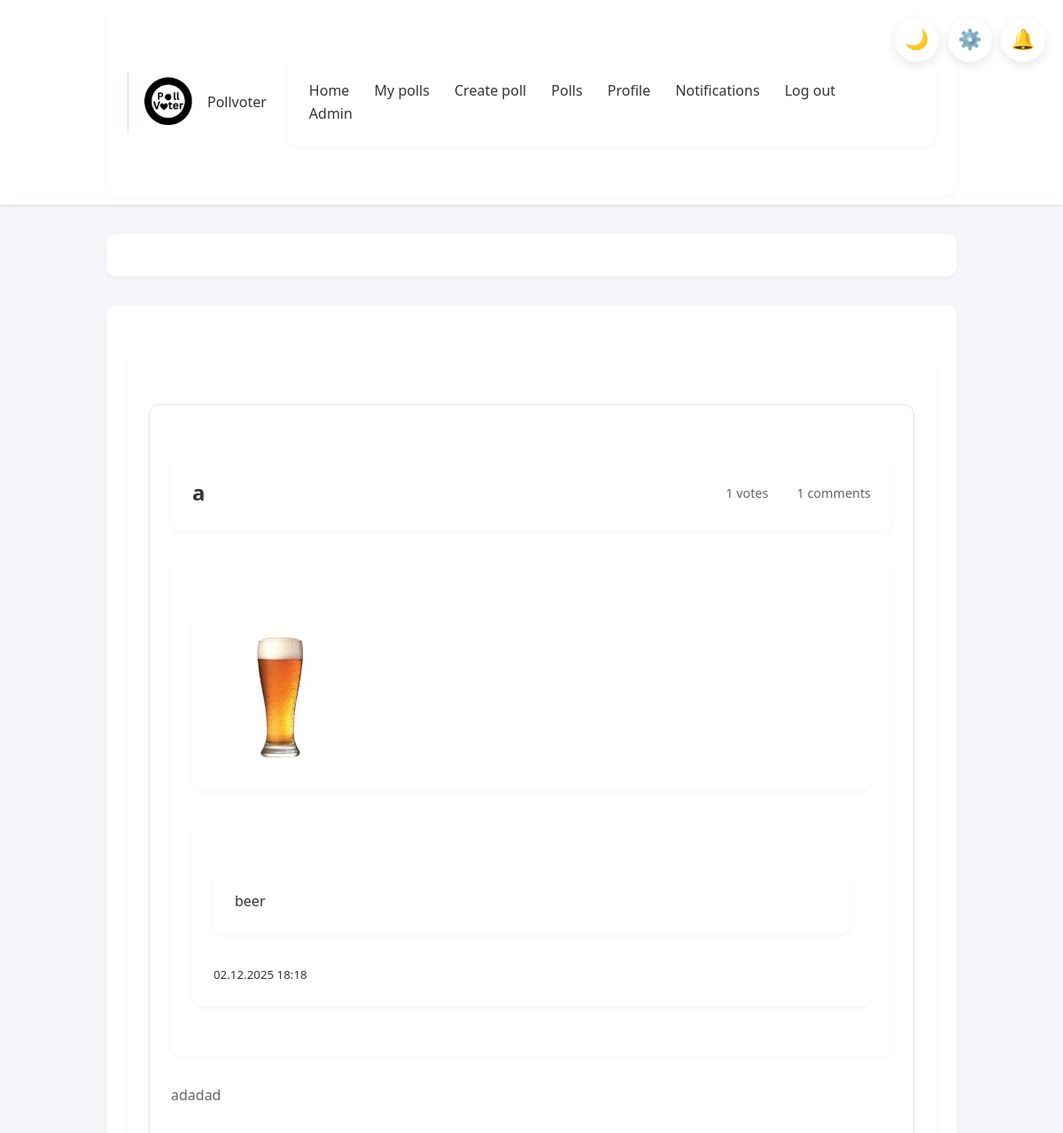
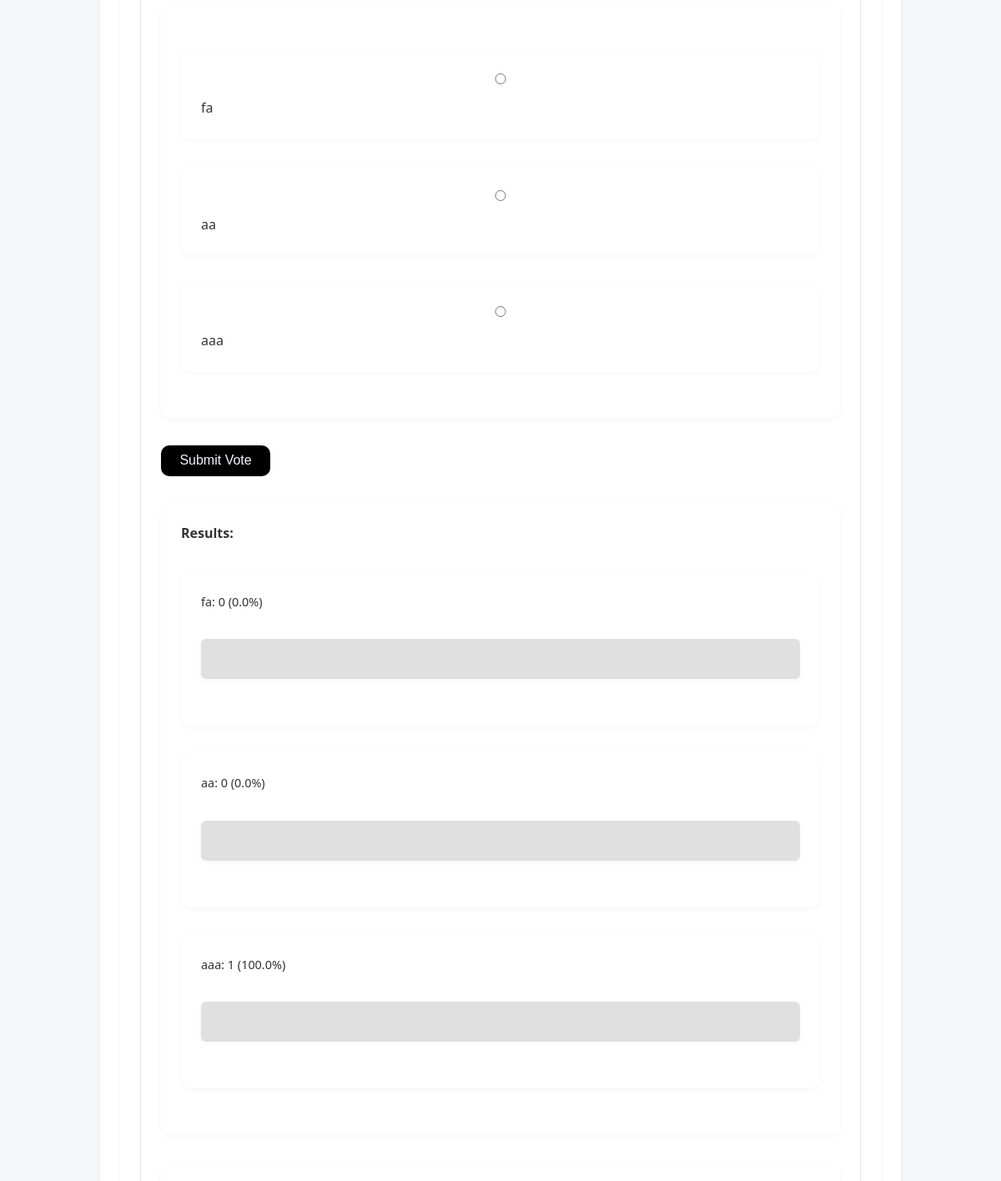
/poll/7 (signed in, upper part), run on an earlier commit of the app's database (2 pictures, top to bottom).
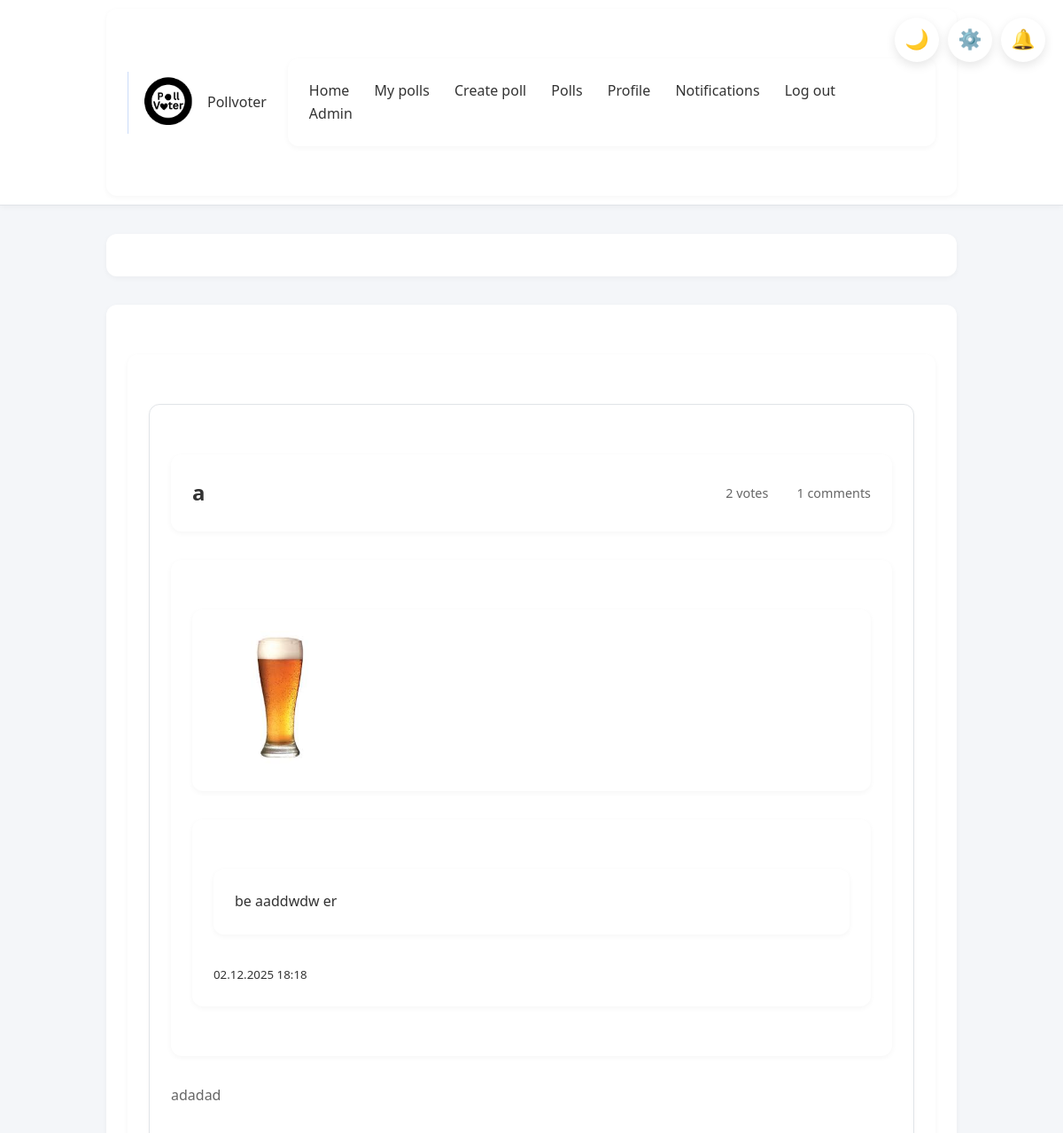
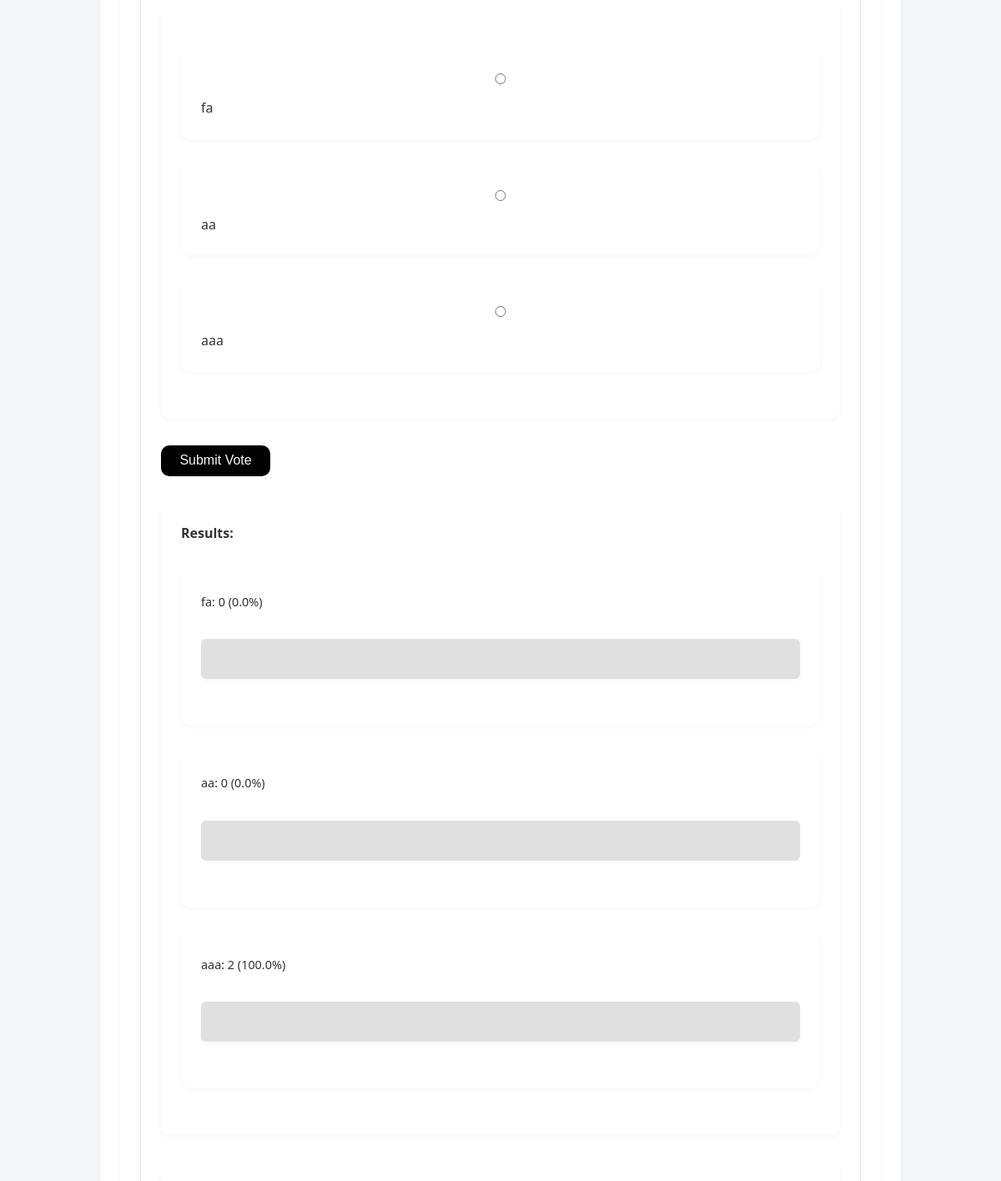
And on a later commit of the database (2 pictures, top to bottom).
### app/models.py (models this page shows, shortened)
class User(UserMixin, db.Model):
    __tablename__ = "user"
    id = Column(Integer, primary_key=True)
    username = Column(String(20), unique=True, nullable = False)
    created_at = Column(DateTime, default=datetime.now)
    full_name = Column(String(20))
    bio = Column(String(100))
    pfp = Column(Text)
    password_hash = Column(Text)
    is_admin = Column(Boolean, default = False)
    polls = relationship("Poll", back_populates="author")
    votes = relationship("Vote", back_populates="user")
    comments = relationship("Comment", back_populates="author")
    def getpfp(self):
        if self.pfp:
            return f"/static/uploads/pfp/{self.pfp}"
        else:
            return f"/static/uploads/pfp/default.jpg"
    blocked = relationship(
        "User", secondary=blocklist,
        primaryjoin=(blocklist.c.blocker_id == id),
        secondaryjoin=(blocklist.c.blocked_id == id),
        backref=db.backref("blocked_by", lazy="dynamic"),
        lazy="dynamic"
    )
    followed = relationship(
        "User", secondary=followers,
        primaryjoin=(followers.c.follower_id == id),
        secondaryjoin=(followers.c.followed_id == id),
        backref=db.backref("followers", lazy="dynamic"),
        lazy="dynamic"
    )
    def is_blocking(self, user):
        return self.blocked.filter(blocklist.c.blocked_id == user.id).count() > 0

class PollOption(db.Model):
    __tablename__ = "poll_option"
    id = Column(Integer, primary_key=True)
    text = Column(String(50), nullable=False)
    poll_id = Column(Integer, ForeignKey("poll.id"), nullable=False)
    poll = relationship("Poll", back_populates="options")
    votes = relationship("Vote", back_populates="option", cascade="all, delete-orphan")

### app/routes.py (the view)
@polls.route("/poll/<int:poll_id>")
@login_required
def poll_detail(poll_id):
    poll = Poll.query.get_or_404(poll_id)
    user_vote = Vote.query.filter_by(user_id = current_user.id, poll_id = poll_id).first()
    return render_template("poll_detail.html", poll = poll, user_vote = user_vote)

### app/__init__.py (called while the page is built)
def create_app():
    app = Flask(__name__)
    app.config['SECRET_KEY'] = 'your_secret_key'
    app.config['SQLALCHEMY_DATABASE_URI'] = 'sqlite:///pollvoter.db'
    app.config['SQLALCHEMY_TRACK_MODIFICATIONS'] = False
    app.config["UPLOAD_FOLDER"] = "static/uploads"
    app.config["PFP_FOLDER"] =  "app/static/uploads/pfp"
    db.init_app(app)
    login_manager.init_app(app)
    migrate.init_app(app, db)
    app.register_blueprint(auth)
    app.register_blueprint(main)
    app.register_blueprint(polls)
    app.register_blueprint(admin)
    @login_manager.user_loader
    def load_user(userid):
        return User.query.get(int(userid))
    return app

### app/models.py (called while the page is built)
    def get_likes_count(self):
        return CommentReaction.query.filter_by(comment_id = self.id, reaction_type = "like").count()

    def get_dislikes_count(self):
        return CommentReaction.query.filter_by(comment_id = self.id, reaction_type = "dislike").count()

    def getvotecount(self):
        return len(self.votes)

### app/templates/poll_detail.html (shortened to what this page needs)
{% extends "base.html" %}
{% block content %}
<div class="poll-detail">
    <div class="poll-card">
        <div class="poll-header">
            <h2>{{ poll.title }}</h2>
            <span class="poll-stats">
                 {{ poll.getvotecount() }} votes
                 {{ poll.comments|length }} comments
            </span>
        </div>
        <div class="poll-author">
            <div class="user-avatar"><img src="{{ current_user.getpfp() }}" alt="Profile Picture" width="150" height="150"></div>
            <div>
                <div class="author-name">{{ poll.author.full_name if poll.author.full_name else poll.author.username  }}</div>
                <small class="poll-date">{{ poll.created_at.strftime('%d.%m.%Y  %H:%M') }}</small>
            </div>
        </div>
        {% if poll.description %}
        <p class="poll-description">{{ poll.description }}</p>
        {% endif %}
        {% if user_vote %}
            <div class="voted-message">
                <p>You have already voted. Your choice was: <strong>{{ user_vote.option.text }}</strong></p>
            </div>
        {% else %}
            <form method="POST" action="{{ url_for('polls.vote', poll_id=poll.id) }}" class="vote-form">
                <div class="vote-options">
                    {% for option in poll.options %}
                    <div class="form-check">
                        <input class="form-check-input" type="radio" name="option_id" id="option{{ option.id }}" value="{{ option.id }}" required>
                        <label class="form-check-label" for="option{{ option.id }}">
                            {{ option.text }}
                        </label>
                    </div>
                    {% endfor %}
                </div>
                <button type="submit" class="btn btn-primary mt-3">Submit Vote</button>
            </form>
        {% endif %}
        <div class="vote-results">
            <h4>Results:</h4>
            {% set total_votes = poll.getvotecount() %}
            {% for option in poll.options %}
                {% set vote_count = option.votes|length %}
                {% set percentage = (vote_count / total_votes * 100) if total_votes > 0 else 0 %}
                <div class="vote-option">
                    <span>{{ option.text }}: {{ vote_count }} ({{ "%.1f"|format(percentage) }}%)</span>
                    <div class="progress-bar">
                    </div>
                </div>
            {% endfor %}
        </div>
    <div class="comments-section">
    </div>
</div>
{% endblock %}

What changed in the data, as far as the page shows it:
changed User: author "beer" → "be aaddwdw er"
computed for PollOption "aaa": vote_count "1" → "2"
Also different on the page:
{{ poll.getvotecount() }}: "1" → "2"
